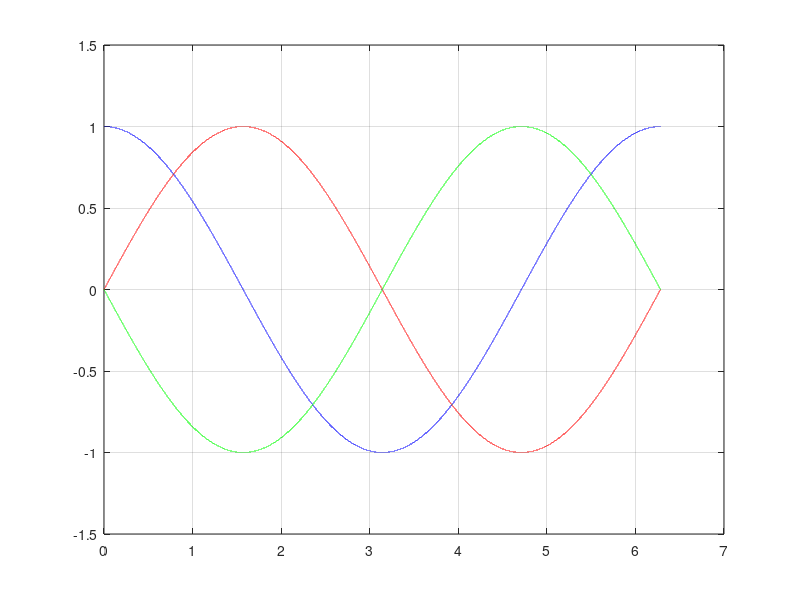

Reproduce this figure in MATLAB.
%EJERCICIO 2- Derivación de la función cos(x) en todo el periodo

function Ej2
%Parámetros
N= 100000;  %Numero de intervalos
w = pi;
t0 = 0;
tf = 2*pi;
dt=(tf-t0) /N;

dim = N+1; %Numero de elementos en los vectores !!!!! IMPORTANTE


%Calculo de la función seno
for k=1 : dim
  t(k) = t0 + dt*(k-1);
  y(k) = sin(t(k));

end

%Calculo de la derivada
for k=1 : dim
  if(k == 1)
    dy(k) = (1/(2*dt))*(-3*y(k) + 4*y(k+1) -1*y(k+2));
  elseif(k == dim)
    dy(k) = (1/(2*dt))*(3*y(k) - 4*y(k-1) + 1*y(k-2));
  else
    dy(k) = (1/(2*dt))*(-1*y(k-1) + 0*y(k) + 1*y(k+1));
  endif
end

%Calculo de derivada segunda
for i=1 : dim
  if(i == 1)
    ddy(i) = (1/(2*dt))*(-3*dy(i) + 4*dy(i+1) -1*dy(i+2));
  elseif(i == dim)
    ddy(i) = (1/(2*dt))*(3*dy(i) - 4*dy(i-1) + 1*dy(i-2));
  else
    ddy(i) = (1/(2*dt))*(-1*dy(i-1) + 0*dy(i) + 1*dy(i+1));
  endif
end

figure(1)
plot(t, y, "r", t,dy, "b", t,ddy,"g")
grid on



endfunction

Ej2

